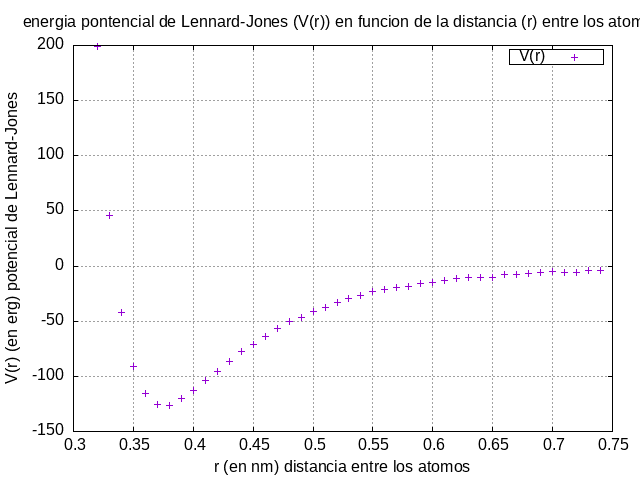

Write gnuplot code to recreate this figure.
set title "energia pontencial de Lennard-Jones (V(r)) en funcion de la distancia (r) entre los atomos"

set terminal png 
set output "parcial2a.png"

set xlabel "r (en nm) distancia entre los atomos"
set ylabel "V(r) (en erg) potencial de Lennard-Jones"

set grid

set key box right

plot "data/datos.dat" u 1:2 t 'V(r)'
